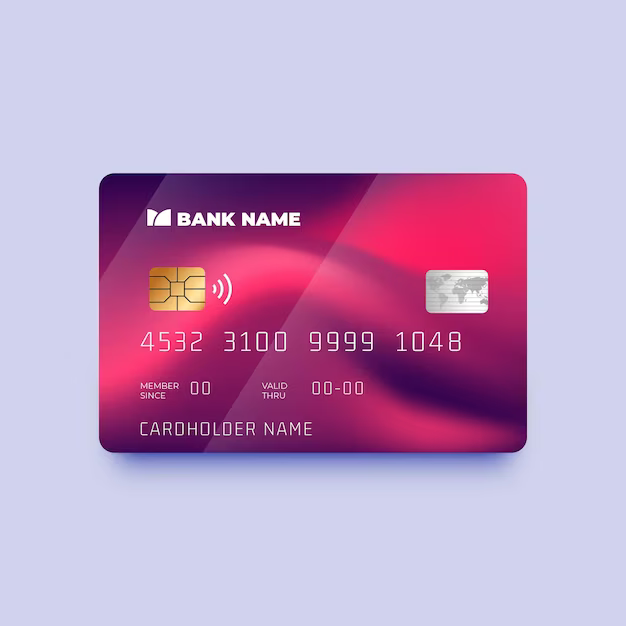
#> input picture card_2.png, 626 x 626 px, given in place of the camera
$ python index.py
#> lines starting #> are read from the running program, lines starting #| are printed output that depends on the picture; after the words box and inside, x2 and y2 are one past the last pixel; in counts of white or black regions, pixels touching at a corner belong together
#Prender virtualenv
## tirar en el directorio root: source env/bin/activate
##Apagar virtualenv
## entrar en env/bin y mandar: deactivate

import cv2
import numpy as np
import matplotlib as plt

print("sizer running")

#Declaro las cámaras
native_camera = 1
usb_camera = 0

#Declaro la captura de imagen
cap = cv2.VideoCapture(usb_camera)

while(True):
    _, frame = cap.read()
#> frame is the input picture: shape (626, 626, 3); mean B, G, R 197, 158.9, 193.4
    blurred_frame = cv2.GaussianBlur(frame, (5, 5), 0)
    hsv = cv2.cvtColor(blurred_frame, cv2.COLOR_BGR2HSV)
#> hsv: shape (626, 626, 3); mean H, S, V 130.4, 79.5, 214.9

    lower_blue = np.array([38, 86, 0])
    upper_blue = np.array([121, 255, 255])
    mask = cv2.inRange(hsv, lower_blue, upper_blue)
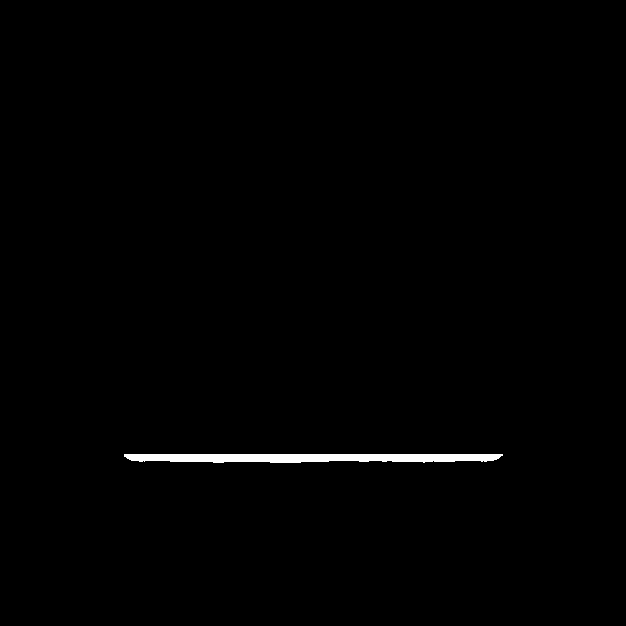
#> mask: shape (626, 626); 0.74% white; 1 white region

    contours,hierachy=cv2.findContours(mask,cv2.RETR_TREE,cv2.CHAIN_APPROX_SIMPLE)
#> contours = 1 contour; box (x1, y1, x2, y2) and area: (124, 454, 503, 463) 2522
    # print(contours)

    for contour in contours:
        area = cv2.contourArea(contour)

        if area > 1000:
            cv2.drawContours(frame, contour, -1, (0, 0, 255), 3)
#> this loop made 1 pass
#> area on pass 1: 2521.5
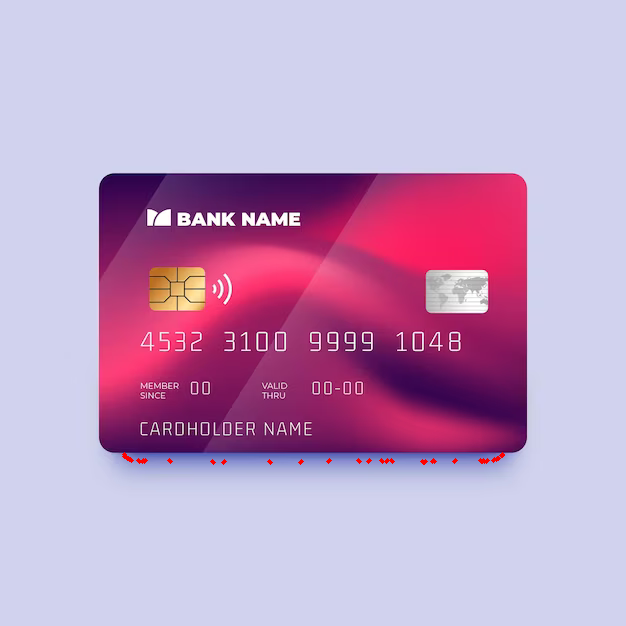
#> frame: shape (626, 626, 3); 0.12% of pixels changed, all inside (x1, y1, x2, y2) = (122, 452, 505, 465)

    cv2.imshow('frame',frame)
    # cv2.imshow('mask', mask)

    #Cerrar la cámara
    if cv2.waitKey(1000) & 0xFF == ord('q'): #La q produce un escape
#> (key q is pressed here)
        break

cap.release()
cv2.destroyAllWindows()
